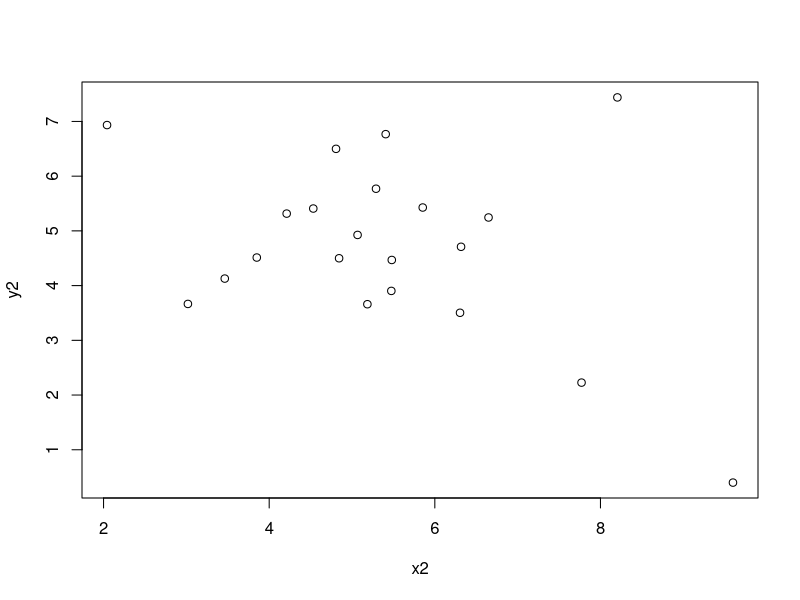

The R source for this figure:
# Twenty points with no real relationship
x <- rnorm(20, mean = 5, sd = 1.3)
y <- rnorm(20, mean = 5, sd = 1.3)

# 1. Pearson's r
r_cloud <- cor(x, y)

# 2. Add an outlier at (9.6, 0.4)
x2 <- c(x, 9.6)
y2 <- c(y, 0.4)

# 3. Pearson's r and Spearman's rho with the outlier
r_outlier <- cor(x2, y2)
rho_outlier <- cor(x2, y2, method = "spearman")
c(r_cloud = r_cloud, r_outlier = r_outlier, rho_outlier = rho_outlier)

# 4. Plot it
plot(x2, y2)
